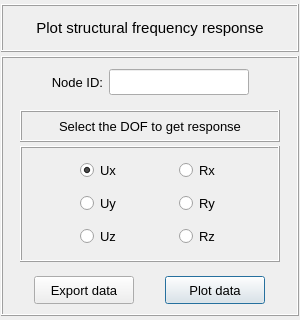
<?xml version="1.0" encoding="UTF-8"?>
<ui version="4.0">
 <class>Form</class>
 <widget class="QWidget" name="Form">
  <property name="geometry">
   <rect>
    <x>0</x>
    <y>0</y>
    <width>300</width>
    <height>320</height>
   </rect>
  </property>
  <property name="maximumSize">
   <size>
    <width>16777215</width>
    <height>320</height>
   </size>
  </property>
  <property name="windowTitle">
   <string>Form</string>
  </property>
  <layout class="QGridLayout" name="gridLayout_4">
   <property name="leftMargin">
    <number>1</number>
   </property>
   <property name="topMargin">
    <number>4</number>
   </property>
   <property name="rightMargin">
    <number>1</number>
   </property>
   <property name="bottomMargin">
    <number>4</number>
   </property>
   <property name="spacing">
    <number>4</number>
   </property>
   <item row="0" column="0">
    <widget class="QFrame" name="frame">
     <property name="minimumSize">
      <size>
       <width>0</width>
       <height>48</height>
      </size>
     </property>
     <property name="maximumSize">
      <size>
       <width>520</width>
       <height>48</height>
      </size>
     </property>
     <property name="frameShape">
      <enum>QFrame::Box</enum>
     </property>
     <property name="frameShadow">
      <enum>QFrame::Raised</enum>
     </property>
     <property name="lineWidth">
      <number>1</number>
     </property>
     <layout class="QGridLayout" name="gridLayout_2">
      <property name="leftMargin">
       <number>0</number>
      </property>
      <property name="topMargin">
       <number>0</number>
      </property>
      <property name="rightMargin">
       <number>0</number>
      </property>
      <property name="bottomMargin">
       <number>0</number>
      </property>
      <property name="spacing">
       <number>0</number>
      </property>
      <item row="0" column="0">
       <widget class="QLabel" name="label">
        <property name="minimumSize">
         <size>
          <width>0</width>
          <height>30</height>
         </size>
        </property>
        <property name="maximumSize">
         <size>
          <width>452</width>
          <height>30</height>
         </size>
        </property>
        <property name="font">
         <font>
          <family>MS Shell Dlg 2</family>
          <pointsize>11</pointsize>
          <weight>50</weight>
          <italic>false</italic>
          <bold>false</bold>
         </font>
        </property>
        <property name="text">
         <string>Plot structural frequency response</string>
        </property>
        <property name="textFormat">
         <enum>Qt::AutoText</enum>
        </property>
        <property name="alignment">
         <set>Qt::AlignCenter</set>
        </property>
       </widget>
      </item>
     </layout>
    </widget>
   </item>
   <item row="1" column="0">
    <widget class="QFrame" name="frame_2">
     <property name="minimumSize">
      <size>
       <width>0</width>
       <height>260</height>
      </size>
     </property>
     <property name="maximumSize">
      <size>
       <width>520</width>
       <height>460</height>
      </size>
     </property>
     <property name="frameShape">
      <enum>QFrame::Box</enum>
     </property>
     <property name="frameShadow">
      <enum>QFrame::Raised</enum>
     </property>
     <layout class="QGridLayout" name="gridLayout_3">
      <property name="leftMargin">
       <number>4</number>
      </property>
      <property name="topMargin">
       <number>4</number>
      </property>
      <property name="rightMargin">
       <number>4</number>
      </property>
      <property name="bottomMargin">
       <number>4</number>
      </property>
      <property name="spacing">
       <number>4</number>
      </property>
      <item row="0" column="0">
       <widget class="QFrame" name="frame_4">
        <property name="minimumSize">
         <size>
          <width>0</width>
          <height>40</height>
         </size>
        </property>
        <property name="maximumSize">
         <size>
          <width>16777215</width>
          <height>40</height>
         </size>
        </property>
        <property name="frameShape">
         <enum>QFrame::NoFrame</enum>
        </property>
        <property name="frameShadow">
         <enum>QFrame::Raised</enum>
        </property>
        <layout class="QGridLayout" name="gridLayout">
         <property name="leftMargin">
          <number>2</number>
         </property>
         <property name="topMargin">
          <number>2</number>
         </property>
         <property name="rightMargin">
          <number>2</number>
         </property>
         <property name="bottomMargin">
          <number>2</number>
         </property>
         <property name="horizontalSpacing">
          <number>6</number>
         </property>
         <property name="verticalSpacing">
          <number>2</number>
         </property>
         <item row="0" column="2">
          <widget class="QLineEdit" name="lineEdit_node_id">
           <property name="minimumSize">
            <size>
             <width>140</width>
             <height>26</height>
            </size>
           </property>
           <property name="maximumSize">
            <size>
             <width>140</width>
             <height>26</height>
            </size>
           </property>
           <property name="font">
            <font>
             <pointsize>10</pointsize>
            </font>
           </property>
           <property name="styleSheet">
            <string notr="true"/>
           </property>
           <property name="text">
            <string/>
           </property>
           <property name="alignment">
            <set>Qt::AlignCenter</set>
           </property>
          </widget>
         </item>
         <item row="0" column="1">
          <widget class="QLabel" name="label_10">
           <property name="minimumSize">
            <size>
             <width>0</width>
             <height>26</height>
            </size>
           </property>
           <property name="maximumSize">
            <size>
             <width>16777215</width>
             <height>26</height>
            </size>
           </property>
           <property name="font">
            <font>
             <family>MS Shell Dlg 2</family>
             <pointsize>10</pointsize>
             <weight>50</weight>
             <italic>false</italic>
             <bold>false</bold>
            </font>
           </property>
           <property name="text">
            <string>Node ID:</string>
           </property>
           <property name="alignment">
            <set>Qt::AlignRight|Qt::AlignTrailing|Qt::AlignVCenter</set>
           </property>
          </widget>
         </item>
         <item row="0" column="0">
          <spacer name="horizontalSpacer">
           <property name="orientation">
            <enum>Qt::Horizontal</enum>
           </property>
           <property name="sizeHint" stdset="0">
            <size>
             <width>40</width>
             <height>20</height>
            </size>
           </property>
          </spacer>
         </item>
         <item row="0" column="3">
          <spacer name="horizontalSpacer_2">
           <property name="orientation">
            <enum>Qt::Horizontal</enum>
           </property>
           <property name="sizeHint" stdset="0">
            <size>
             <width>40</width>
             <height>20</height>
            </size>
           </property>
          </spacer>
         </item>
        </layout>
       </widget>
      </item>
      <item row="2" column="0">
       <widget class="QFrame" name="frame_12">
        <property name="minimumSize">
         <size>
          <width>0</width>
          <height>40</height>
         </size>
        </property>
        <property name="maximumSize">
         <size>
          <width>16777215</width>
          <height>40</height>
         </size>
        </property>
        <property name="frameShape">
         <enum>QFrame::NoFrame</enum>
        </property>
        <property name="frameShadow">
         <enum>QFrame::Raised</enum>
        </property>
        <layout class="QGridLayout" name="gridLayout_9">
         <property name="leftMargin">
          <number>0</number>
         </property>
         <property name="topMargin">
          <number>0</number>
         </property>
         <property name="rightMargin">
          <number>0</number>
         </property>
         <property name="bottomMargin">
          <number>0</number>
         </property>
         <property name="horizontalSpacing">
          <number>4</number>
         </property>
         <property name="verticalSpacing">
          <number>0</number>
         </property>
         <item row="0" column="0">
          <widget class="QPushButton" name="pushButton_export_data">
           <property name="minimumSize">
            <size>
             <width>100</width>
             <height>28</height>
            </size>
           </property>
           <property name="maximumSize">
            <size>
             <width>100</width>
             <height>28</height>
            </size>
           </property>
           <property name="font">
            <font>
             <family>MS Shell Dlg 2</family>
             <pointsize>10</pointsize>
             <weight>50</weight>
             <italic>false</italic>
             <bold>false</bold>
            </font>
           </property>
           <property name="styleSheet">
            <string notr="true"/>
           </property>
           <property name="text">
            <string>Export data</string>
           </property>
           <property name="flat">
            <bool>false</bool>
           </property>
          </widget>
         </item>
         <item row="0" column="1">
          <widget class="QPushButton" name="pushButton_plot_data">
           <property name="minimumSize">
            <size>
             <width>100</width>
             <height>28</height>
            </size>
           </property>
           <property name="maximumSize">
            <size>
             <width>100</width>
             <height>28</height>
            </size>
           </property>
           <property name="font">
            <font>
             <family>MS Shell Dlg 2</family>
             <pointsize>10</pointsize>
             <weight>50</weight>
             <italic>false</italic>
             <bold>false</bold>
            </font>
           </property>
           <property name="styleSheet">
            <string notr="true"/>
           </property>
           <property name="text">
            <string>Plot data</string>
           </property>
           <property name="default">
            <bool>true</bool>
           </property>
          </widget>
         </item>
        </layout>
       </widget>
      </item>
      <item row="1" column="0">
       <widget class="QFrame" name="frame_20">
        <property name="minimumSize">
         <size>
          <width>0</width>
          <height>160</height>
         </size>
        </property>
        <property name="maximumSize">
         <size>
          <width>16777215</width>
          <height>160</height>
         </size>
        </property>
        <property name="frameShape">
         <enum>QFrame::NoFrame</enum>
        </property>
        <property name="frameShadow">
         <enum>QFrame::Raised</enum>
        </property>
        <layout class="QGridLayout" name="gridLayout_20">
         <property name="leftMargin">
          <number>10</number>
         </property>
         <property name="topMargin">
          <number>4</number>
         </property>
         <property name="rightMargin">
          <number>10</number>
         </property>
         <property name="bottomMargin">
          <number>4</number>
         </property>
         <property name="spacing">
          <number>4</number>
         </property>
         <item row="0" column="0">
          <widget class="QFrame" name="frame_19">
           <property name="minimumSize">
            <size>
             <width>0</width>
             <height>32</height>
            </size>
           </property>
           <property name="maximumSize">
            <size>
             <width>260</width>
             <height>32</height>
            </size>
           </property>
           <property name="frameShape">
            <enum>QFrame::Box</enum>
           </property>
           <property name="frameShadow">
            <enum>QFrame::Raised</enum>
           </property>
           <layout class="QGridLayout" name="gridLayout_18">
            <property name="leftMargin">
             <number>4</number>
            </property>
            <property name="topMargin">
             <number>0</number>
            </property>
            <property name="rightMargin">
             <number>4</number>
            </property>
            <property name="bottomMargin">
             <number>0</number>
            </property>
            <property name="spacing">
             <number>0</number>
            </property>
            <item row="0" column="0">
             <widget class="QLabel" name="label_3">
              <property name="enabled">
               <bool>true</bool>
              </property>
              <property name="sizePolicy">
               <sizepolicy hsizetype="Preferred" vsizetype="Expanding">
                <horstretch>0</horstretch>
                <verstretch>0</verstretch>
               </sizepolicy>
              </property>
              <property name="minimumSize">
               <size>
                <width>0</width>
                <height>20</height>
               </size>
              </property>
              <property name="maximumSize">
               <size>
                <width>300</width>
                <height>32</height>
               </size>
              </property>
              <property name="font">
               <font>
                <family>MS Shell Dlg 2</family>
                <pointsize>10</pointsize>
                <weight>50</weight>
                <italic>false</italic>
                <bold>false</bold>
               </font>
              </property>
              <property name="frameShape">
               <enum>QFrame::NoFrame</enum>
              </property>
              <property name="frameShadow">
               <enum>QFrame::Sunken</enum>
              </property>
              <property name="text">
               <string>  Select the DOF to get response  </string>
              </property>
              <property name="textFormat">
               <enum>Qt::AutoText</enum>
              </property>
              <property name="scaledContents">
               <bool>false</bool>
              </property>
              <property name="alignment">
               <set>Qt::AlignCenter</set>
              </property>
              <property name="wordWrap">
               <bool>false</bool>
              </property>
              <property name="indent">
               <number>0</number>
              </property>
             </widget>
            </item>
           </layout>
          </widget>
         </item>
         <item row="1" column="0">
          <widget class="QFrame" name="frame_5">
           <property name="minimumSize">
            <size>
             <width>0</width>
             <height>80</height>
            </size>
           </property>
           <property name="maximumSize">
            <size>
             <width>260</width>
             <height>136</height>
            </size>
           </property>
           <property name="frameShape">
            <enum>QFrame::Box</enum>
           </property>
           <property name="frameShadow">
            <enum>QFrame::Raised</enum>
           </property>
           <layout class="QGridLayout" name="gridLayout_19">
            <property name="leftMargin">
             <number>4</number>
            </property>
            <property name="topMargin">
             <number>4</number>
            </property>
            <property name="rightMargin">
             <number>4</number>
            </property>
            <property name="bottomMargin">
             <number>4</number>
            </property>
            <property name="spacing">
             <number>4</number>
            </property>
            <item row="1" column="3">
             <widget class="QRadioButton" name="radioButton_ry">
              <property name="sizePolicy">
               <sizepolicy hsizetype="Preferred" vsizetype="Fixed">
                <horstretch>0</horstretch>
                <verstretch>0</verstretch>
               </sizepolicy>
              </property>
              <property name="maximumSize">
               <size>
                <width>100</width>
                <height>16777215</height>
               </size>
              </property>
              <property name="font">
               <font>
                <family>MS Shell Dlg 2</family>
                <pointsize>10</pointsize>
                <weight>50</weight>
                <italic>false</italic>
                <bold>false</bold>
               </font>
              </property>
              <property name="text">
               <string>Ry</string>
              </property>
              <property name="checked">
               <bool>false</bool>
              </property>
             </widget>
            </item>
            <item row="2" column="3">
             <widget class="QRadioButton" name="radioButton_rz">
              <property name="sizePolicy">
               <sizepolicy hsizetype="Preferred" vsizetype="Fixed">
                <horstretch>0</horstretch>
                <verstretch>0</verstretch>
               </sizepolicy>
              </property>
              <property name="maximumSize">
               <size>
                <width>100</width>
                <height>16777215</height>
               </size>
              </property>
              <property name="font">
               <font>
                <family>MS Shell Dlg 2</family>
                <pointsize>10</pointsize>
                <weight>50</weight>
                <italic>false</italic>
                <bold>false</bold>
               </font>
              </property>
              <property name="text">
               <string>Rz</string>
              </property>
              <property name="checked">
               <bool>false</bool>
              </property>
             </widget>
            </item>
            <item row="2" column="1">
             <widget class="QRadioButton" name="radioButton_uz">
              <property name="sizePolicy">
               <sizepolicy hsizetype="Preferred" vsizetype="Fixed">
                <horstretch>0</horstretch>
                <verstretch>0</verstretch>
               </sizepolicy>
              </property>
              <property name="maximumSize">
               <size>
                <width>100</width>
                <height>16777215</height>
               </size>
              </property>
              <property name="font">
               <font>
                <family>MS Shell Dlg 2</family>
                <pointsize>10</pointsize>
                <weight>50</weight>
                <italic>false</italic>
                <bold>false</bold>
               </font>
              </property>
              <property name="text">
               <string>Uz</string>
              </property>
              <property name="checked">
               <bool>false</bool>
              </property>
             </widget>
            </item>
            <item row="0" column="1">
             <widget class="QRadioButton" name="radioButton_ux">
              <property name="sizePolicy">
               <sizepolicy hsizetype="Preferred" vsizetype="Fixed">
                <horstretch>0</horstretch>
                <verstretch>0</verstretch>
               </sizepolicy>
              </property>
              <property name="maximumSize">
               <size>
                <width>100</width>
                <height>16777215</height>
               </size>
              </property>
              <property name="font">
               <font>
                <family>MS Shell Dlg 2</family>
                <pointsize>10</pointsize>
                <weight>50</weight>
                <italic>false</italic>
                <bold>false</bold>
               </font>
              </property>
              <property name="text">
               <string>Ux</string>
              </property>
              <property name="checked">
               <bool>true</bool>
              </property>
             </widget>
            </item>
            <item row="1" column="1">
             <widget class="QRadioButton" name="radioButton_uy">
              <property name="sizePolicy">
               <sizepolicy hsizetype="Preferred" vsizetype="Fixed">
                <horstretch>0</horstretch>
                <verstretch>0</verstretch>
               </sizepolicy>
              </property>
              <property name="maximumSize">
               <size>
                <width>100</width>
                <height>16777215</height>
               </size>
              </property>
              <property name="font">
               <font>
                <family>MS Shell Dlg 2</family>
                <pointsize>10</pointsize>
                <weight>50</weight>
                <italic>false</italic>
                <bold>false</bold>
               </font>
              </property>
              <property name="text">
               <string>Uy</string>
              </property>
              <property name="checked">
               <bool>false</bool>
              </property>
             </widget>
            </item>
            <item row="0" column="3">
             <widget class="QRadioButton" name="radioButton_rx">
              <property name="sizePolicy">
               <sizepolicy hsizetype="Preferred" vsizetype="Fixed">
                <horstretch>0</horstretch>
                <verstretch>0</verstretch>
               </sizepolicy>
              </property>
              <property name="maximumSize">
               <size>
                <width>100</width>
                <height>16777215</height>
               </size>
              </property>
              <property name="font">
               <font>
                <family>MS Shell Dlg 2</family>
                <pointsize>10</pointsize>
                <weight>50</weight>
                <italic>false</italic>
                <bold>false</bold>
               </font>
              </property>
              <property name="text">
               <string>Rx</string>
              </property>
              <property name="checked">
               <bool>false</bool>
              </property>
             </widget>
            </item>
            <item row="0" column="4">
             <spacer name="horizontalSpacer_7">
              <property name="orientation">
               <enum>Qt::Horizontal</enum>
              </property>
              <property name="sizeHint" stdset="0">
               <size>
                <width>40</width>
                <height>20</height>
               </size>
              </property>
             </spacer>
            </item>
            <item row="0" column="0">
             <spacer name="horizontalSpacer_6">
              <property name="orientation">
               <enum>Qt::Horizontal</enum>
              </property>
              <property name="sizeHint" stdset="0">
               <size>
                <width>40</width>
                <height>20</height>
               </size>
              </property>
             </spacer>
            </item>
            <item row="0" column="2">
             <spacer name="horizontalSpacer_8">
              <property name="orientation">
               <enum>Qt::Horizontal</enum>
              </property>
              <property name="sizeHint" stdset="0">
               <size>
                <width>40</width>
                <height>20</height>
               </size>
              </property>
             </spacer>
            </item>
            <item row="1" column="0">
             <spacer name="horizontalSpacer_9">
              <property name="orientation">
               <enum>Qt::Horizontal</enum>
              </property>
              <property name="sizeHint" stdset="0">
               <size>
                <width>40</width>
                <height>20</height>
               </size>
              </property>
             </spacer>
            </item>
            <item row="1" column="2">
             <spacer name="horizontalSpacer_10">
              <property name="orientation">
               <enum>Qt::Horizontal</enum>
              </property>
              <property name="sizeHint" stdset="0">
               <size>
                <width>40</width>
                <height>20</height>
               </size>
              </property>
             </spacer>
            </item>
            <item row="1" column="4">
             <spacer name="horizontalSpacer_11">
              <property name="orientation">
               <enum>Qt::Horizontal</enum>
              </property>
              <property name="sizeHint" stdset="0">
               <size>
                <width>40</width>
                <height>20</height>
               </size>
              </property>
             </spacer>
            </item>
            <item row="2" column="0">
             <spacer name="horizontalSpacer_12">
              <property name="orientation">
               <enum>Qt::Horizontal</enum>
              </property>
              <property name="sizeHint" stdset="0">
               <size>
                <width>40</width>
                <height>20</height>
               </size>
              </property>
             </spacer>
            </item>
            <item row="2" column="2">
             <spacer name="horizontalSpacer_13">
              <property name="orientation">
               <enum>Qt::Horizontal</enum>
              </property>
              <property name="sizeHint" stdset="0">
               <size>
                <width>40</width>
                <height>20</height>
               </size>
              </property>
             </spacer>
            </item>
            <item row="2" column="4">
             <spacer name="horizontalSpacer_14">
              <property name="orientation">
               <enum>Qt::Horizontal</enum>
              </property>
              <property name="sizeHint" stdset="0">
               <size>
                <width>40</width>
                <height>20</height>
               </size>
              </property>
             </spacer>
            </item>
           </layout>
          </widget>
         </item>
        </layout>
       </widget>
      </item>
     </layout>
    </widget>
   </item>
  </layout>
 </widget>
 <tabstops>
  <tabstop>lineEdit_node_id</tabstop>
  <tabstop>radioButton_ux</tabstop>
  <tabstop>radioButton_rx</tabstop>
  <tabstop>radioButton_uy</tabstop>
  <tabstop>radioButton_ry</tabstop>
  <tabstop>radioButton_uz</tabstop>
  <tabstop>radioButton_rz</tabstop>
  <tabstop>pushButton_export_data</tabstop>
  <tabstop>pushButton_plot_data</tabstop>
 </tabstops>
 <resources/>
 <connections/>
</ui>
